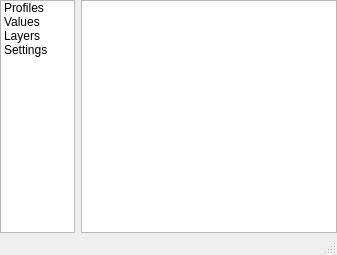
<?xml version="1.0" encoding="UTF-8"?>
<ui version="4.0">
 <class>mainWindow</class>
 <widget class="QMainWindow" name="mainWindow">
  <property name="geometry">
   <rect>
    <x>0</x>
    <y>0</y>
    <width>337</width>
    <height>255</height>
   </rect>
  </property>
  <property name="windowTitle">
   <string>MainWindow</string>
  </property>
  <widget class="QWidget" name="centralwidget">
   <layout class="QVBoxLayout" name="verticalLayout_2">
    <property name="margin">
     <number>0</number>
    </property>
    <item>
     <widget class="QFrame" name="frame">
      <property name="sizePolicy">
       <sizepolicy hsizetype="Minimum" vsizetype="Preferred">
        <horstretch>1</horstretch>
        <verstretch>0</verstretch>
       </sizepolicy>
      </property>
      <property name="maximumSize">
       <size>
        <width>16777215</width>
        <height>16777215</height>
       </size>
      </property>
      <property name="frameShape">
       <enum>QFrame::NoFrame</enum>
      </property>
      <property name="frameShadow">
       <enum>QFrame::Raised</enum>
      </property>
      <layout class="QHBoxLayout" name="horizontalLayout_4">
       <property name="margin">
        <number>0</number>
       </property>
       <item>
        <widget class="QListWidget" name="listWidget">
         <property name="sizePolicy">
          <sizepolicy hsizetype="Preferred" vsizetype="Preferred">
           <horstretch>0</horstretch>
           <verstretch>0</verstretch>
          </sizepolicy>
         </property>
         <property name="minimumSize">
          <size>
           <width>0</width>
           <height>0</height>
          </size>
         </property>
         <property name="maximumSize">
          <size>
           <width>75</width>
           <height>16777215</height>
          </size>
         </property>
         <item>
          <property name="text">
           <string>Profiles</string>
          </property>
          <property name="icon">
           <iconset resource="resources.qrc">
            <normaloff>:/enmapbox/icons/mIconModelFile.png</normaloff>:/enmapbox/icons/mIconModelFile.png</iconset>
          </property>
         </item>
         <item>
          <property name="text">
           <string>Values</string>
          </property>
          <property name="icon">
           <iconset>
            <normaloff>:/images/themes/default/propertyicons/attributes.png</normaloff>:/images/themes/default/propertyicons/attributes.png</iconset>
          </property>
         </item>
         <item>
          <property name="text">
           <string>Layers</string>
          </property>
          <property name="icon">
           <iconset>
            <normaloff>:/images/themes/default/propertyicons/overlay.png</normaloff>:/images/themes/default/propertyicons/overlay.png</iconset>
          </property>
         </item>
         <item>
          <property name="text">
           <string>Settings</string>
          </property>
          <property name="icon">
           <iconset>
            <normaloff>:/images/themes/default/propertyicons/general.svg</normaloff>:/images/themes/default/propertyicons/general.svg</iconset>
          </property>
         </item>
        </widget>
       </item>
       <item>
        <widget class="QStackedWidget" name="stackedWidget">
         <property name="sizePolicy">
          <sizepolicy hsizetype="Minimum" vsizetype="Minimum">
           <horstretch>0</horstretch>
           <verstretch>0</verstretch>
          </sizepolicy>
         </property>
         <property name="frameShape">
          <enum>QFrame::NoFrame</enum>
         </property>
         <property name="frameShadow">
          <enum>QFrame::Raised</enum>
         </property>
         <property name="currentIndex">
          <number>2</number>
         </property>
         <widget class="QWidget" name="pageGraph">
          <layout class="QVBoxLayout" name="verticalLayout_3">
           <property name="margin">
            <number>0</number>
           </property>
           <item>
            <widget class="PlotWidget" name="graphicsView">
             <property name="sizePolicy">
              <sizepolicy hsizetype="Preferred" vsizetype="Preferred">
               <horstretch>0</horstretch>
               <verstretch>0</verstretch>
              </sizepolicy>
             </property>
             <property name="frameShadow">
              <enum>QFrame::Sunken</enum>
             </property>
            </widget>
           </item>
          </layout>
         </widget>
         <widget class="QWidget" name="pathValueList">
          <layout class="QHBoxLayout" name="horizontalLayout_2">
           <property name="margin">
            <number>0</number>
           </property>
           <item>
            <widget class="ParameterTree" name="parameterTree">
             <column>
              <property name="text">
               <string notr="true">1</string>
              </property>
             </column>
            </widget>
           </item>
          </layout>
         </widget>
         <widget class="QWidget" name="pageLayers">
          <layout class="QVBoxLayout" name="verticalLayout">
           <property name="margin">
            <number>0</number>
           </property>
           <item>
            <widget class="QTableView" name="tableViewDataSources">
             <property name="selectionMode">
              <enum>QAbstractItemView::SingleSelection</enum>
             </property>
             <property name="selectionBehavior">
              <enum>QAbstractItemView::SelectRows</enum>
             </property>
             <property name="sortingEnabled">
              <bool>true</bool>
             </property>
             <attribute name="horizontalHeaderStretchLastSection">
              <bool>true</bool>
             </attribute>
            </widget>
           </item>
          </layout>
         </widget>
         <widget class="QWidget" name="pageSettings">
          <layout class="QHBoxLayout" name="horizontalLayout">
           <property name="margin">
            <number>0</number>
           </property>
           <item>
            <widget class="QFrame" name="frame_2">
             <property name="frameShape">
              <enum>QFrame::StyledPanel</enum>
             </property>
             <property name="frameShadow">
              <enum>QFrame::Sunken</enum>
             </property>
             <layout class="QVBoxLayout" name="verticalLayout_5">
              <property name="spacing">
               <number>6</number>
              </property>
              <property name="margin">
               <number>6</number>
              </property>
              <item>
               <widget class="QCheckBox" name="cbStackProfiles">
                <property name="text">
                 <string>Stack profiles</string>
                </property>
               </widget>
              </item>
              <item>
               <widget class="QgsCollapsibleGroupBox" name="gbLegend">
                <property name="minimumSize">
                 <size>
                  <width>0</width>
                  <height>0</height>
                 </size>
                </property>
                <property name="title">
                 <string>Show Legend</string>
                </property>
                <property name="checkable">
                 <bool>true</bool>
                </property>
                <property name="checked">
                 <bool>false</bool>
                </property>
                <property name="collapsed">
                 <bool>false</bool>
                </property>
                <layout class="QVBoxLayout" name="verticalLayout_4">
                 <item>
                  <widget class="QCheckBox" name="cbLegendDataSource">
                   <property name="text">
                    <string>Data source</string>
                   </property>
                  </widget>
                 </item>
                 <item>
                  <widget class="QCheckBox" name="cbLegendPixelLocation">
                   <property name="text">
                    <string>Pixel location</string>
                   </property>
                  </widget>
                 </item>
                 <item>
                  <widget class="QCheckBox" name="cbLegendGeoLocation">
                   <property name="text">
                    <string>Geo location</string>
                   </property>
                  </widget>
                 </item>
                </layout>
               </widget>
              </item>
              <item>
               <spacer name="verticalSpacer">
                <property name="orientation">
                 <enum>Qt::Vertical</enum>
                </property>
                <property name="sizeHint" stdset="0">
                 <size>
                  <width>20</width>
                  <height>40</height>
                 </size>
                </property>
               </spacer>
              </item>
             </layout>
            </widget>
           </item>
          </layout>
         </widget>
        </widget>
       </item>
      </layout>
     </widget>
    </item>
   </layout>
  </widget>
  <widget class="QStatusBar" name="statusbar"/>
 </widget>
 <customwidgets>
  <customwidget>
   <class>QgsCollapsibleGroupBox</class>
   <extends>QGroupBox</extends>
   <header>qgscollapsiblegroupbox.h</header>
   <container>1</container>
  </customwidget>
  <customwidget>
   <class>PlotWidget</class>
   <extends>QGraphicsView</extends>
   <header>pyqtgraph</header>
  </customwidget>
  <customwidget>
   <class>ParameterTree</class>
   <extends>QTreeWidget</extends>
   <header>pyqtgraph.parametertree</header>
  </customwidget>
 </customwidgets>
 <resources>
  <include location="resources.qrc"/>
 </resources>
 <connections>
  <connection>
   <sender>listWidget</sender>
   <signal>currentRowChanged(int)</signal>
   <receiver>stackedWidget</receiver>
   <slot>setCurrentIndex(int)</slot>
   <hints>
    <hint type="sourcelabel">
     <x>83</x>
     <y>239</y>
    </hint>
    <hint type="destinationlabel">
     <x>484</x>
     <y>239</y>
    </hint>
   </hints>
  </connection>
 </connections>
</ui>
